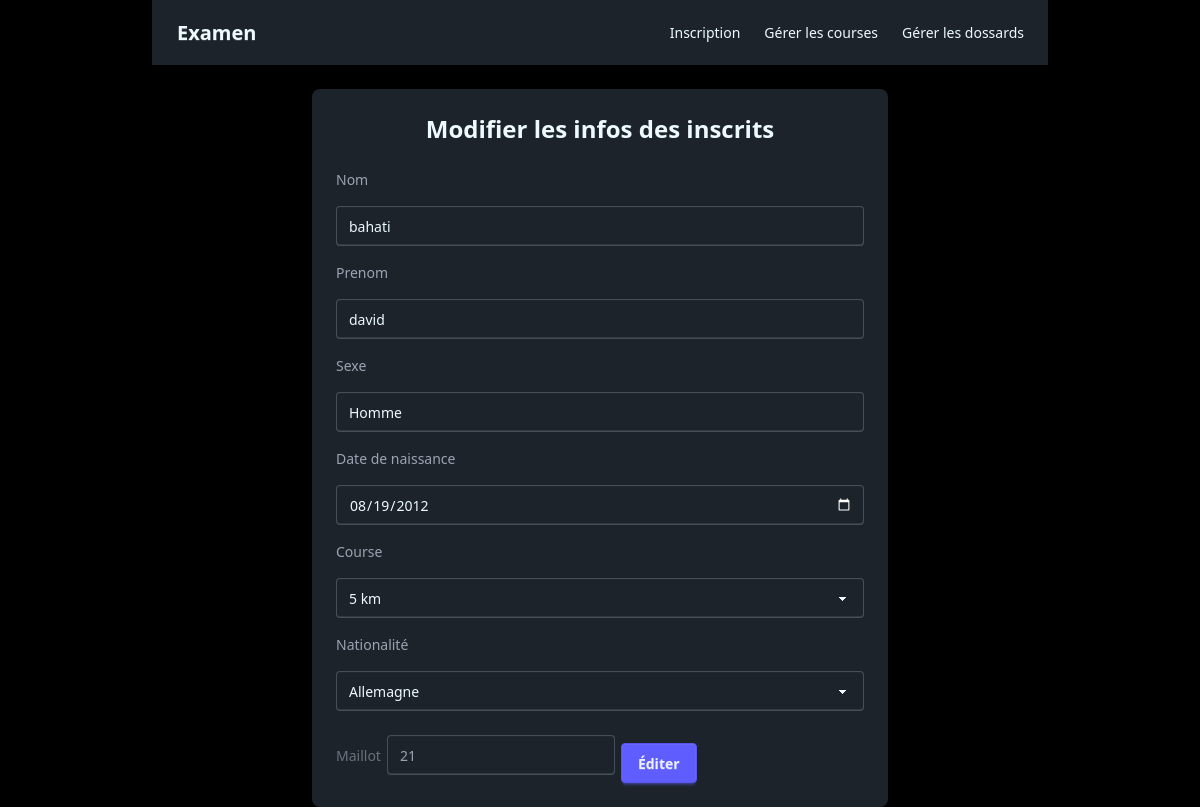
Page /modif_personne.php?id_personne=44 on the committed database.
### tables this page shows
CREATE TABLE personnes (
    id_personne INTEGER PRIMARY KEY AUTOINCREMENT,
    nom         TEXT,
    prenom      TEXT,
    sexe        TEXT,
    date_naissance DATE,
    courses     TEXT,
    club        TEXT,
    non_partant INT,
    nationalite TEXT,
    id_maillot   INTEGER UNIQUE,
    FOREIGN KEY (id_maillot) REFERENCES maillots(id_maillot)
);

CREATE TABLE maillots (
    id_maillot INTEGER PRIMARY KEY AUTOINCREMENT,
    numero     TEXT UNIQUE
);

### modif_personne.php (the view, shortened to what this page needs)
<?php
$pdo = new PDO('sqlite:bd.sqlite');
$pdo->setAttribute(PDO::ATTR_ERRMODE, PDO::ERRMODE_EXCEPTION);
$req = "SELECT p.*, m.numero AS n_maillot
        FROM personnes p
        LEFT JOIN maillots m ON p.id_maillot = m.id_maillot
        WHERE p.id_personne = ?";
$traitement = $pdo->prepare($req);
$traitement->execute([$_GET['id_personne']]);
$da_ta = $traitement->fetch(PDO::FETCH_ASSOC);
$req1 = "SELECT nom FROM courses ORDER BY id_course ASC";
$prepa = $pdo->prepare($req1);
$prepa->execute();
$courses = $prepa->fetchAll(PDO::FETCH_ASSOC);
$req2 = "SELECT DISTINCT nationalite FROM personnes
         WHERE nationalite IS NOT NULL
         ORDER BY nationalite ASC";
$prepa2 = $pdo->prepare($req2);
$prepa2->execute();
$nationalites = $prepa2->fetchAll(PDO::FETCH_ASSOC);
?>
<!DOCTYPE html>
<html lang="fr" data-theme="dark">
<head>
    <link href="https://cdn.jsdelivr.net/npm/daisyui@5" rel="stylesheet" type="text/css" />
    <script src="https://cdn.jsdelivr.net/npm/@tailwindcss/browser@4"></script>
</head>
<body class="min-h-screen flex flex-col items-center bg-black">
<div class="navbar bg-base-100 shadow-md w-full max-w-4xl mb-6">
  <div class="navbar-start">
    <a class="btn btn-ghost text-xl font-bold">Examen</a>
  </div>
  <div class="navbar-end">
    <ul class="menu menu-horizontal px-1">
      <li><a href="index.php">Inscription</a></li>
      <li><a href="adm.php">Gérer les courses</a></li>
      <li><a href="dossards.php">Gérer les dossards</a></li>
    </ul>
  </div>
</div>
<div class="w-full max-w-xl">
  <div class="card bg-base-100 shadow-xl">
    <div class="card-body space-y-4">
      <h1 class="text-2xl font-bold text-center">Modifier les infos des inscrits</h1>
      <form action="mis_jour_persons.php" method="POST" class="space-y-4">
        <label class="label" for="nom">
          <span class="label-text">Nom</span>
        </label>
        <input
          type="text"
          name="nom"
          id="nom"
          class="input input-bordered w-full"
          value="<?= htmlspecialchars($da_ta['nom']) ?>"
          required
        >
        <label class="label" for="prenom">
          <span class="label-text">Prenom</span>
        </label>
        <input
          type="text"
          name="prenom"
          id="prenom"
          class="input input-bordered w-full"
          value="<?= htmlspecialchars($da_ta['prenom']) ?>"
        >
        <label class="label" for="sexe">
          <span class="label-text">Sexe</span>
        </label>
        <input
          type="text"
          name="sexe"
          id="sexe"
          class="input input-bordered w-full"
          value="<?= htmlspecialchars($da_ta['sexe']) ?>"
        >
        <label class="label" for="date_naissance">
          <span class="label-text">Date de naissance</span>
        </label>
        <input
          type="date"
          name="date_naissance"
          id="date_naissance"
          class="input input-bordered w-full"
          value="<?= htmlspecialchars($da_ta['date_naissance']) ?>"
        >
        <label class="label" for="course">
          <span class="label-text">Course</span>
        </label>
        <select name="course" id="course"
                class="select select-bordered w-full" required>
          <?php foreach ($courses as $course): ?>
  <option value="<?= htmlspecialchars($course['nom']) ?>"
    <?= $course['nom'] === ($da_ta['nom'] ?? '') ? 'selected' : '' ?>>
    <?= htmlspecialchars($course['nom']) ?>
  </option>
<?php endforeach; ?>
        </select>
        <label class="label" for="nationalite">
          <span class="label-text">Nationalité</span>
        </label>
        <select name="nationalite" id="nationalite"
                class="select select-bordered w-full" required>
          <?php foreach ($nationalites as $nat): ?>
            <option value="<?= htmlspecialchars($nat['nationalite']) ?>"
              <?= $nat['nationalite'] === $da_ta['nationalite'] ? 'selected' : '' ?>>
              <?= htmlspecialchars($nat['nationalite']) ?>
            </option>
          <?php endforeach; ?>
        </select>
        <label class="label" for="maillot">
<label class="label" for="maillot">
  <span class="label-text">Maillot</span>
</label>
<input
  type="text"
  name="maillot"
  id="maillot"
  class="input input-bordered w-full"
  value="<?= htmlspecialchars((string) ($da_ta['n_maillot'] ?? '')) ?>"
>
        <div class="card-actions justify-between mt-4">
          <button type="submit" class="btn btn-primary">
            Éditer
          </button>
        </div>
      </form>
    </div>
  </div>
</div>
</body>
</html>

### rows in the picture
personnes: nom "bahati", prenom "david", sexe "Homme", date_naissance "08/19/2012", nationalite "Allemagne", maillot "21"

### other values in the picture
form field course "5 km"
